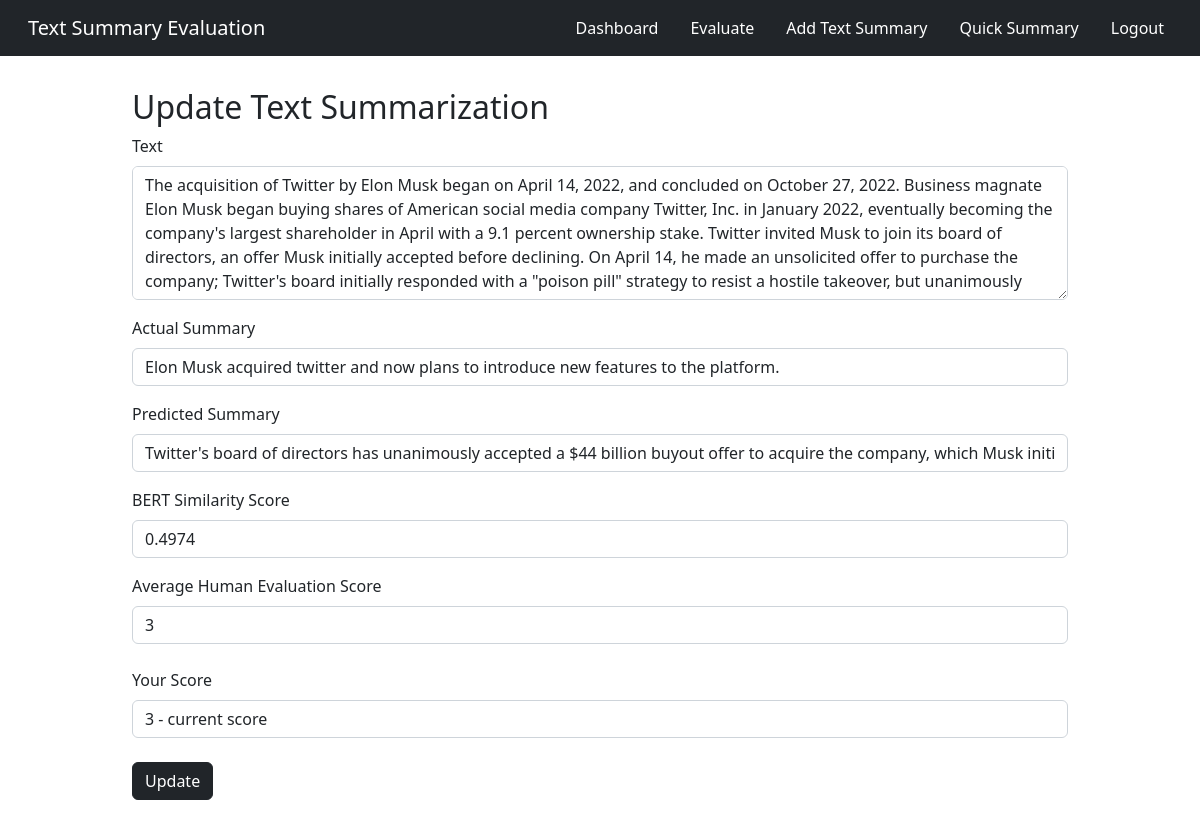
The page /textsum/update/16 (signed in) on the database as committed earlier.
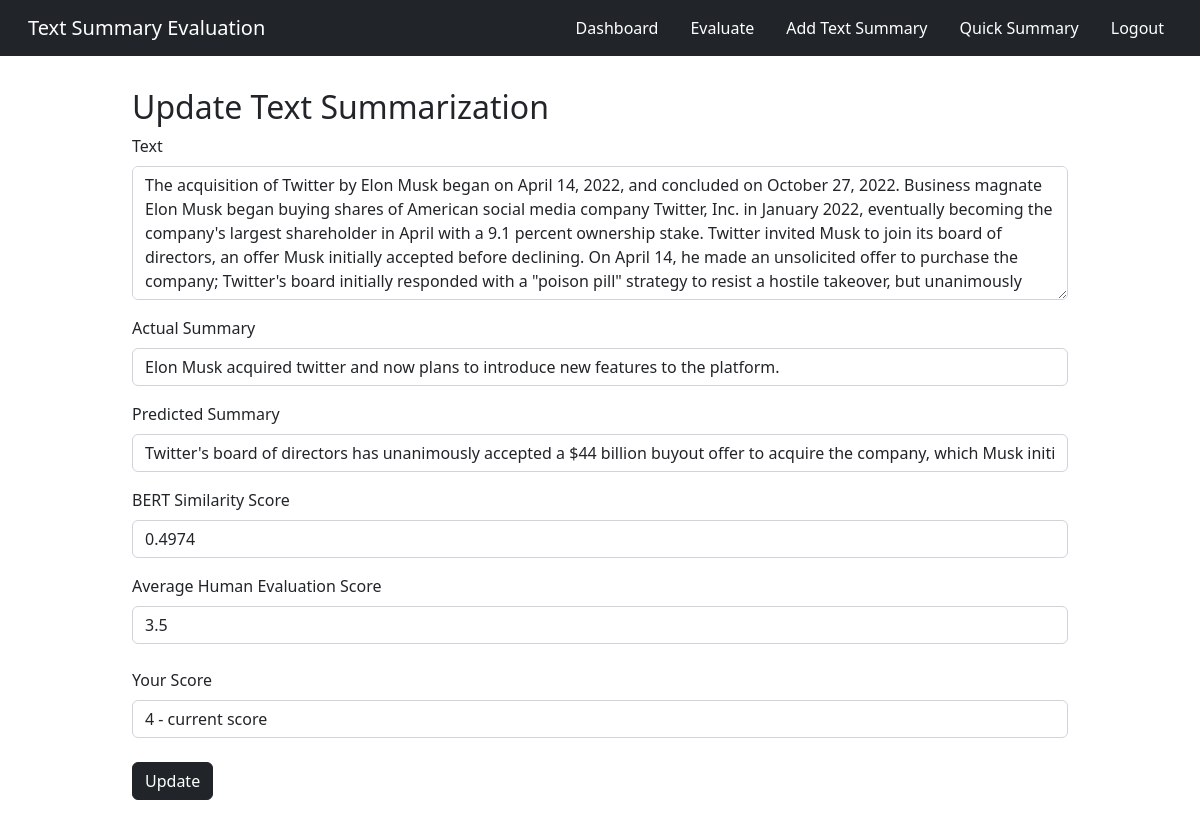
The same page on the database as committed later.
### app.py (models this page shows, shortened)
class TextSum(db.Model):
    sno = db.Column(db.Integer, primary_key=True)
    text = db.Column(db.String(10000), nullable=False)
    predicted_summary = db.Column(db.String(1000), nullable=False)
    actual_summary = db.Column(db.String(1000), nullable=False)
    cos_sim_score = db.Column(db.Float, nullable=True)
    human_score = db.Column(db.Float, nullable=True)
    date_created = db.Column(db.DateTime, default=datetime.utcnow)

### app.py (the view, shortened to what this page needs)
@app.route('/textsum/update/<int:sno>',  methods=['GET', 'POST'])
@login_required
def update(sno):
    textsum = TextSum.query.filter_by(sno=sno).first()
    score = Score.query.filter_by(textsum_sno=sno, user_id=current_user.id).first()
    user_score = None
    if score:
        user_score = int(score.score)
    return render_template('update.html', textsum=textsum, user_score=user_score)

### app.py (called while the page is built)
@login_manager.user_loader
def load_user(user_id):
    return User.get(user_id)

    def get(id):
        return User.query.filter_by(id=id).first()

### templates/update.html (shortened to what this page needs)
<!doctype html>
<html lang="en">
<head>
    <link href="https://cdn.jsdelivr.net/npm/bootstrap@5.2.1/dist/css/bootstrap.min.css" rel="stylesheet"
>
</head>
<body>
{% extends 'base2.html' %}
{% block body %}
    <div class="container">
        <h2>Update Text Summarization</h2>
        <form class="form" action="/textsum/update/{{textsum.sno}}" method="POST">
            <div class="mb-3">
                <label for="text" class="form-label">Text</label>
                <textarea id="textarea1" class="form-control" rows="5" name="text">{{textsum.text}}</textarea>
            </div>
            <div class="mb-3">
                <label for="actual_summary" class="form-label">Actual Summary</label>
                <input type="text" class="form-control" name="actual_summary" value="{{textsum.actual_summary}}">
            </div>
            <div class="mb-3">
                <label for="predicted_summary" class="form-label">Predicted Summary</label>
                <input type="text" class="form-control" name="predicted_summary" value="{{textsum.predicted_summary}}" readonly>
            </div>
            <div class="mb-3">
                <label for="cos_sim_score" class="form-label">BERT Similarity Score</label>
                <input type="number" class="form-control" name="cos_sim_score" value="{{textsum.cos_sim_score}}" readonly>
            </div>
            <div class="mb-4">
                <label for="human_score" class="form-label">Average Human Evaluation Score</label>
                <input type="number" class="form-control" name="human_score" value="{{textsum.human_score}}" readonly>
            </div>
            <div class="mb-4">
                <label for="user_score" class="form-label">Your Score</label>
                <select class="form-control" name="user_score">
                    <option value="{{user_score}}">{{user_score}} - current score</option>
                </select>
            </div>
            <button type="submit" class="btn btn-dark">Update</button>
        </form>
    </div>
{% endblock body %}

Rows that differ between the two databases and show on the page:
changed TextSum: human_score "3" → "3.5"
Other text that changed with them:
form field user_score: "3 - current score" → "4 - current score"
